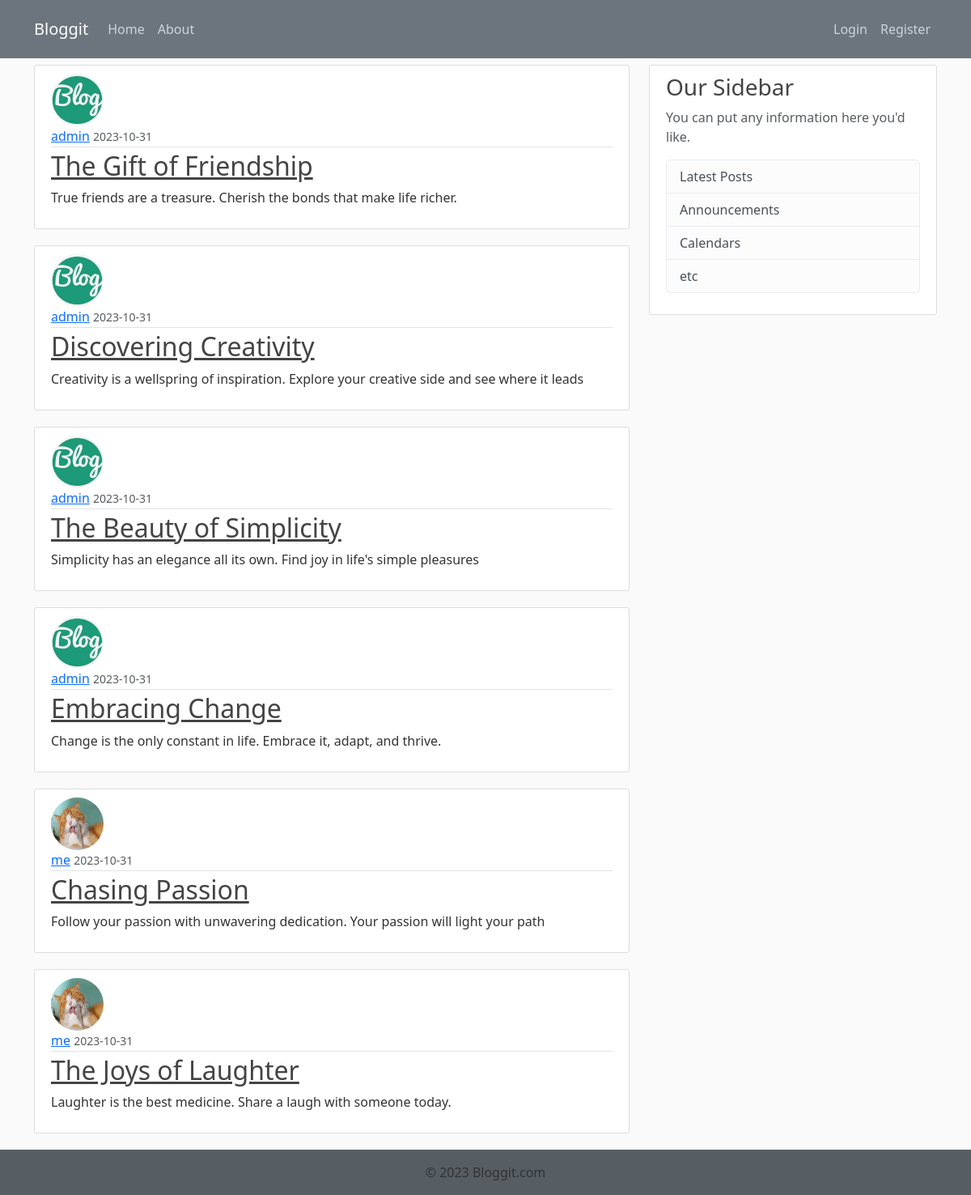
Page /home on the earlier database version.
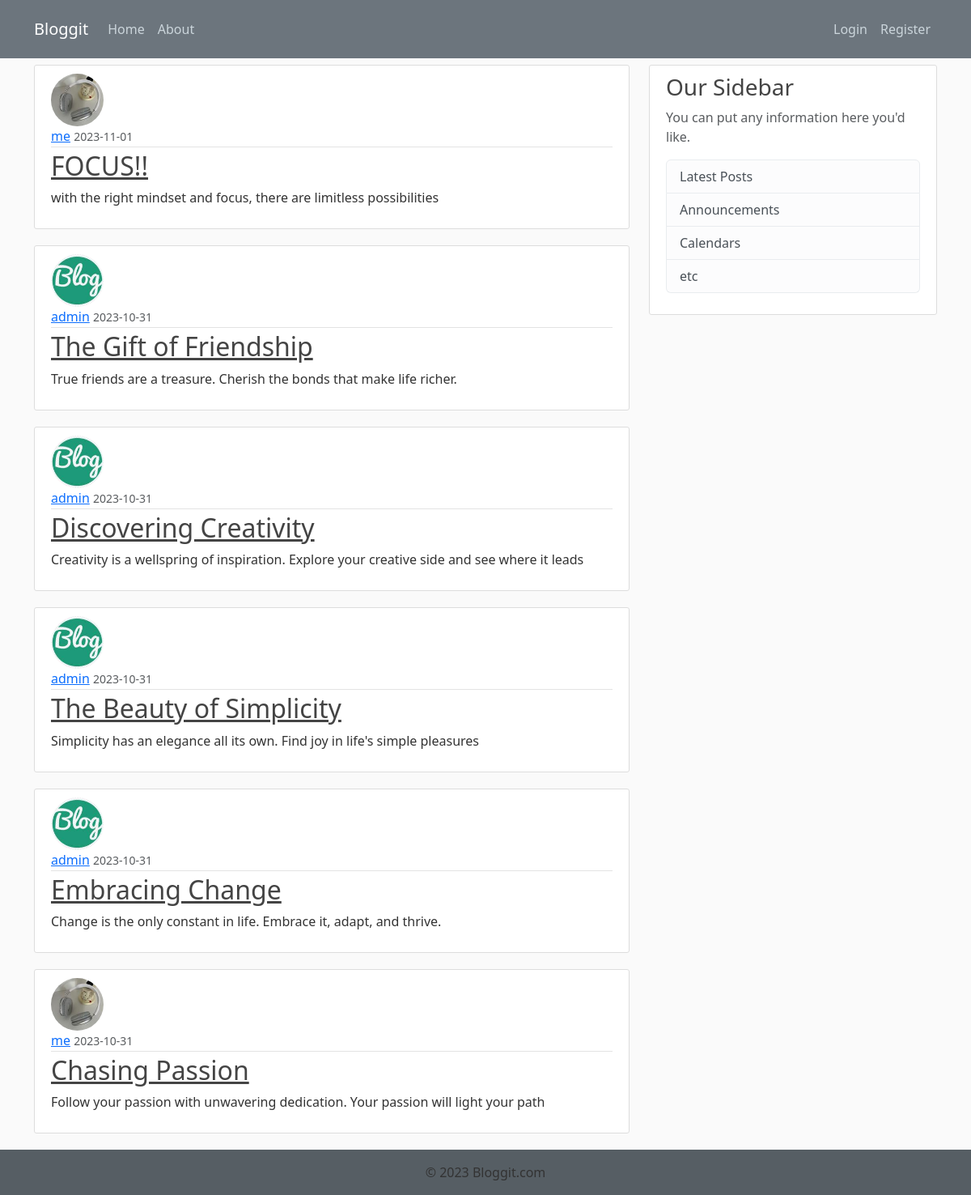
Same page on the later database version.
### flaskblog/models.py (models this page shows, shortened)
class Post(db.Model):
    id = db.Column(db.Integer, primary_key=True)
    title = db.Column(db.String(100), nullable=False)
    date_posted = db.Column(db.DateTime, nullable=False, default=datetime.utcnow)
    content = db.Column(db.Text, nullable=False)
    user_id = db.Column(db.Integer, db.ForeignKey('user.id'), nullable=False)

class User(db.Model, UserMixin):
    id = db.Column(db.Integer, primary_key=True)
    username = db.Column(db.String(20), unique=True, nullable=False)
    email = db.Column(db.String(120), unique=True, nullable=False)
    image_file = db.Column(db.String(20), nullable=False, default='default.jpeg')
    password = db.Column(db.String(60), nullable=False)
    post = db.relationship('Post', backref='author', lazy=True)

### flaskblog/routes.py (the view)
@app.route("/")
@app.route("/home")
def home():
    page = request.args.get('page', 1, type=int)
    posts = Post.query.order_by(Post.date_posted.desc()).paginate(page=page, per_page=6)
    return render_template("home.html", posts=posts)

### flaskblog/templates/home.html
{% extends "layout.html" %}
{% block content %}
{% for post in posts %}
    <article class="media content-section">
        <img class="rounded-circle article-img" src="{{ url_for('static', filename='profile_pics/' + post.author.image_file) }}">
        <div class="media-body">
            <div class="article-metadata">
            <a class="mr-2" href="#">{{ post.author.username }}</a>
            <small class="text-muted">{{ post.date_posted.strftime('%Y-%m-%d') }}</small>
            </div>
            <h2><a class="article-title" href="#">{{ post.title }}</a></h2>
            <p class="article-content">{{ post.content }}</p>
        </div>
    </article>
{% endfor %}
{% endblock content %}

Differences in the rows shown:
no longer on this page (row unchanged): Post: image_file (placeholder picture), author.username "me", date_posted "2023-10-31", title "The Joys of Laughter", content "Laughter is the best medicine. Share a laugh with someone today."
added Post: image_file (picture), author.username "me", date_posted "2023-11-01", title "FOCUS!!", content "with the right mindset and focus, there are limitless possibilities"
changed through a linked row, Post "Chasing Passion": image_file: picture added in place of a placeholder
